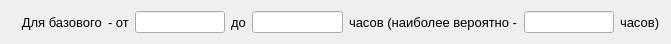
   <widget class="QWidget" name="">
    <property name="geometry">
     <rect>
      <x>11</x>
      <y>240</y>
      <width>671</width>
      <height>24</height>
     </rect>
    </property>
    <layout class="QHBoxLayout" name="horizontalLayout">
     <item>
      <widget class="QLabel" name="label_15">
       <property name="font">
        <font>
         <pointsize>10</pointsize>
        </font>
       </property>
       <property name="text">
        <string>   Для базового</string>
       </property>
      </widget>
     </item>
     <item>
      <widget class="QLabel" name="label_4">
       <property name="font">
        <font>
         <pointsize>10</pointsize>
        </font>
       </property>
       <property name="text">
        <string>- от</string>
       </property>
      </widget>
     </item>
     <item>
      <widget class="QLineEdit" name="O1"/>
     </item>
     <item>
      <widget class="QLabel" name="label_43">
       <property name="font">
        <font>
         <pointsize>10</pointsize>
        </font>
       </property>
       <property name="text">
        <string>до</string>
       </property>
      </widget>
     </item>
     <item>
      <widget class="QLineEdit" name="P1"/>
     </item>
     <item>
      <widget class="QLabel" name="label_44">
       <property name="font">
        <font>
         <pointsize>10</pointsize>
        </font>
       </property>
       <property name="text">
        <string>часов (наиболее вероятно -</string>
       </property>
      </widget>
     </item>
     <item>
      <widget class="QLineEdit" name="M1"/>
     </item>
     <item>
      <widget class="QLabel" name="label_54">
       <property name="font">
        <font>
         <pointsize>10</pointsize>
        </font>
       </property>
       <property name="text">
        <string>часов)</string>
       </property>
      </widget>
     </item>
    </layout>
   </widget>
